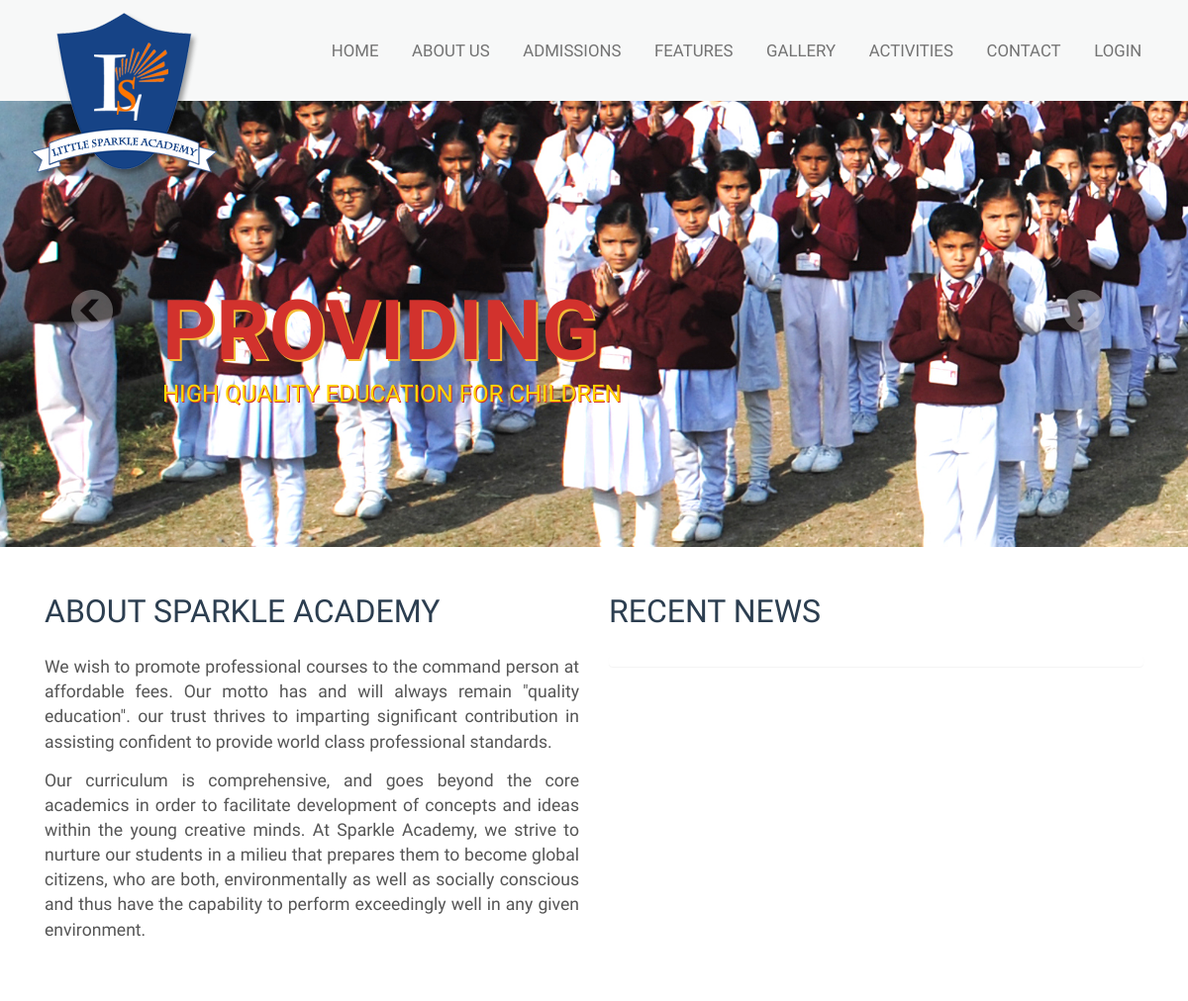
/ (upper part), run on an earlier commit of the app's database.
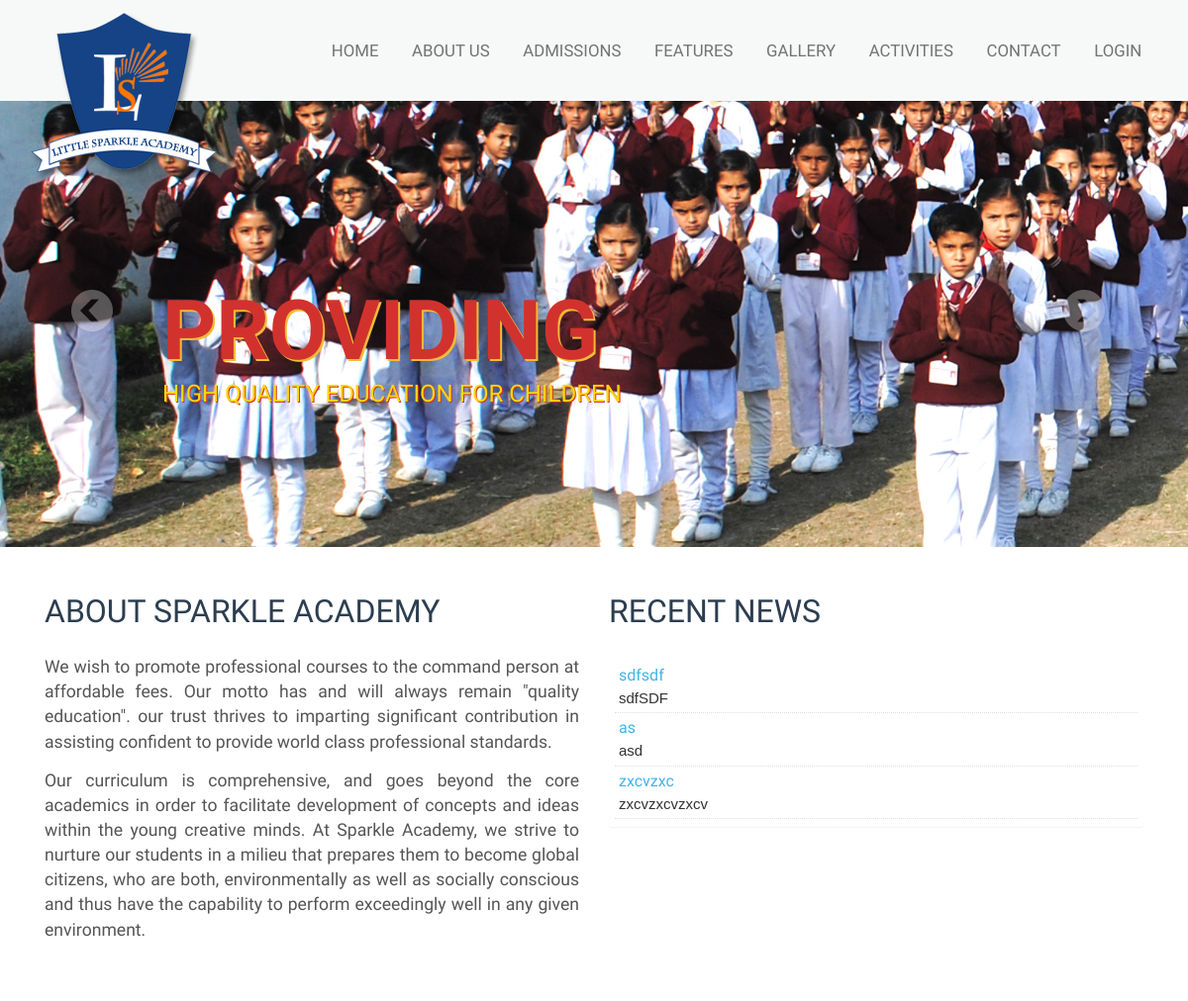
And on a later commit of the database.
### tables this page shows
CREATE TABLE `newsevents` (
  `ID` int(11) NOT NULL,
  `SUBJECT` varchar(200) NOT NULL,
  `NEWS` text NOT NULL,
  `PATH_ATTACH` varchar(150) NOT NULL,
  `FONTJI` varchar(250) NOT NULL,
  `DATE_` varchar(25) NOT NULL,
  `TIME_` varchar(25) NOT NULL,
  `STATUS` int(11) NOT NULL DEFAULT '1',
  `USERNAME` varchar(150) NOT NULL
);

### _app_/views/home.php (called while the page is built, shortened)
<?php $this -> load -> view ('templates/slider'); ?>
<?php $this -> load -> view('about/index'); ?>

### _app_/controllers/Web.php (called while the page is built, shortened)
<?php
class Web extends CI_Controller {
    function index() {
        $data['keys_'] = "Little, India, Academy, School, Sparkle, Little Sparkel Academy, Motahaldu, Haldwani";
        $data['desc_'] = _SCHOOL_;
        $data['title'] = _SCHOOL_;
        $data['bday_'] = $this->mm->students_bday_today();
        $data['news_'] = $this->mm->get_latest_news(7);
        $this->load->view('templates/header', $data);
        $this->load->view('home', $data);
        $this->load->view('templates/footer');
    }
}

### index.php (called while the page is built, shortened)
<?php
require_once BASEPATH.'core/CodeIgniter.php';

### _app_/models/My_model.php (called while the page is built, shortened)
<?php
class My_model extends CI_Model {
    function students_bday_today() {
        $dt_ = date('d');
        $mnth_ = date('m');
        $this->db->where('MONTH(DOB)', $mnth_);
        $this->db->where('DAY(DOB)', $dt_);
        $this->db->where('STATUS', 1);
        $this->db->order_by('NAME_');
        $query = $this->db->get('bday_data');
        return $query->result();
    }
    function get_latest_news($limit_) {
         $this->db->where('STATUS', 1);
        $this->db->order_by('ID', 'desc');
        $query = $this->db->get('newsevents', 0, $limit_);
        return $query->result();
    }
}

### _app_/views/templates/newsticker.php (the view, shortened to what this page needs)
<link rel="stylesheet" href="<?php echo base_url('_assets_/css/ticker.css');?>" />
    <div class="panel">
        <div class="panel-body">
            <ul class="demo1">
                <?php foreach($news_ as $item){ ?>
                    <li class="news-item">
                        <div style="color: #42B3E5"><?php echo $item->SUBJECT; ?></div>
                        <div style="font-family: Arial;font-size: 15px;"><?php echo $item->NEWS; ?></div>
                    </li>
                <?php } ?>
            </ul>
        </div>
    </div>

What changed in the data, as far as the page shows it:
added newsevents: SUBJECT "sdfsdf", NEWS "sdfSDF"
added newsevents: SUBJECT "as", NEWS "asd"
added newsevents: SUBJECT "zxcvzxc", NEWS "zxcvzxcvzxcv"
